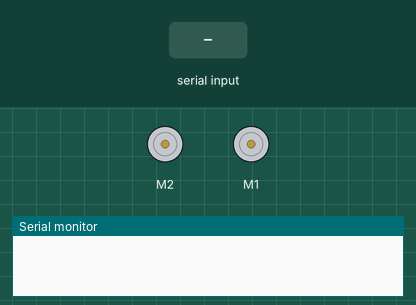
Simulated run of this sketch. Board: Arduino Uno, built with avr-gcc and run on an emulated ATmega328P. Shown: 2 × DC motor (green arrow = forward, orange = backward, longer = faster), the last lines printed to the serial monitor. The inputs (shaded band) are chosen by the test bench.

Above: at 1.2 s.
1.3 s: "90,45,200\n" received over Serial
At 2.5 s:
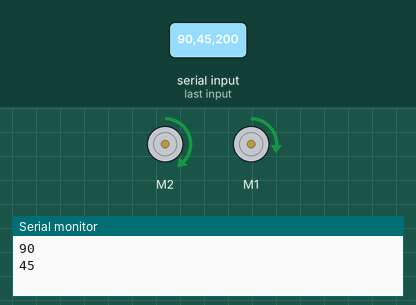
2.8 s: "30,150,10\n" received over Serial
At 3.7 s:
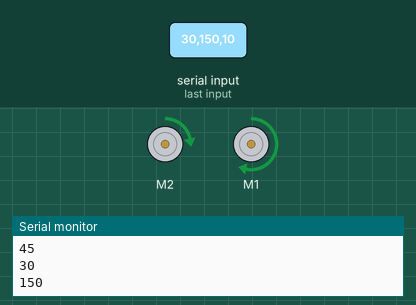
4.3 s: "5\n" received over Serial
At 4.8 s:
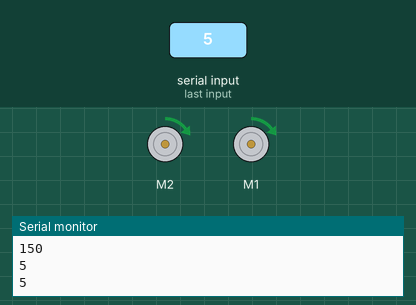
5.8 s: "200\n" received over Serial
At 7.0 s:
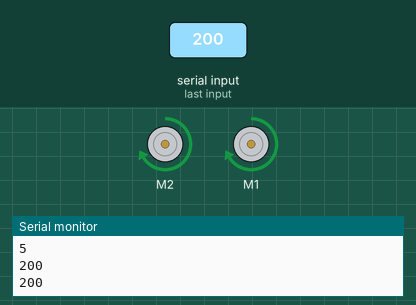
7.3 s: "1,90\n" received over Serial
At 8.2 s:
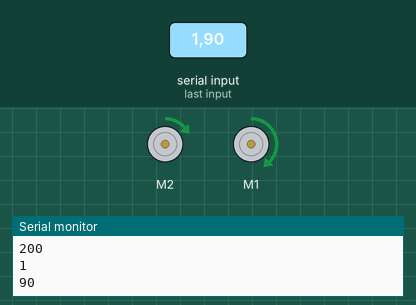
8.8 s: "90\n" received over Serial
At 9.4 s:
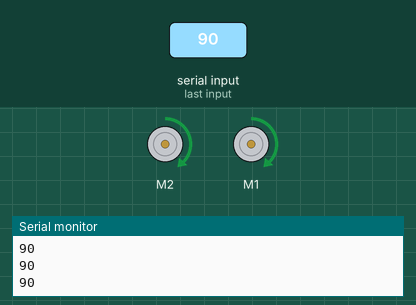
Timing chart, 0 to 11.3 s (numbered marks = the images above; inputs shaded):
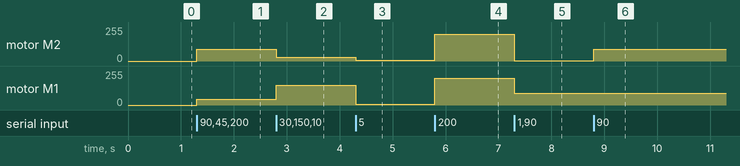

Measured:
- after the input at 1.3 s, motor M2: stopped → forward 90/255 at once; motor M1: stopped → forward 45/255 at once
- after the input at 2.8 s, motor M2: forward 90/255 → forward 30/255 at once; motor M1: forward 45/255 → forward 150/255 at once
- after the input at 4.3 s, motor M2: forward 30/255 → forward 5/255 at once; motor M1: forward 150/255 → forward 5/255 at once
- after the input at 5.8 s, motor M2, motor M1: forward 5/255 → forward 200/255 at once
- after the input at 7.3 s, motor M2: forward 200/255 → forward 1/255 at once; motor M1: forward 200/255 → forward 90/255 at once
- after the input at 8.8 s, motor M2: forward 1/255 → forward 90/255 at once

The sketch:

ARoboCup_Orion.ino
```cpp
#include "MeOrion.h"
#include <SoftwareSerial.h>

MeDCMotor cingoloA(M2);
MeDCMotor cingoloB(M1);
MeRGBLed led(PORT_6);

int powerMotoreA = 0;
int powerMotoreB = 0;
int numeroMorto = 0;

String readBuf;

void setup() {
  Serial.begin(115200);
}

void loop() {
  if (Serial.available()) {
    readBuf = Serial.readStringUntil('\n');
    int posComma = readBuf.indexOf(',');
    int posSemicolon = readBuf.indexOf(';');

    powerMotoreA = readBuf.substring(0, posComma).toInt();
    powerMotoreB = readBuf.substring(posComma + 1, posSemicolon).toInt();
    numeroMorto = readBuf.substring(posSemicolon + 1).toInt();

    speedMotor(cingoloA, powerMotoreA);
    speedMotor(cingoloB, powerMotoreB);
    Serial.println(powerMotoreA) && Serial.println(powerMotoreB);
  }
}

bool morto() {
  return true;
}

void speedMotor(MeDCMotor motore, int speed) {
  motore.run(speed);
}

void ledColors(int nLed, int r, int g, int b) {
  for (int i = 0; i < nLed; i++)
    led.setColorAt(i, r, g, b);

  led.show();
}
```
